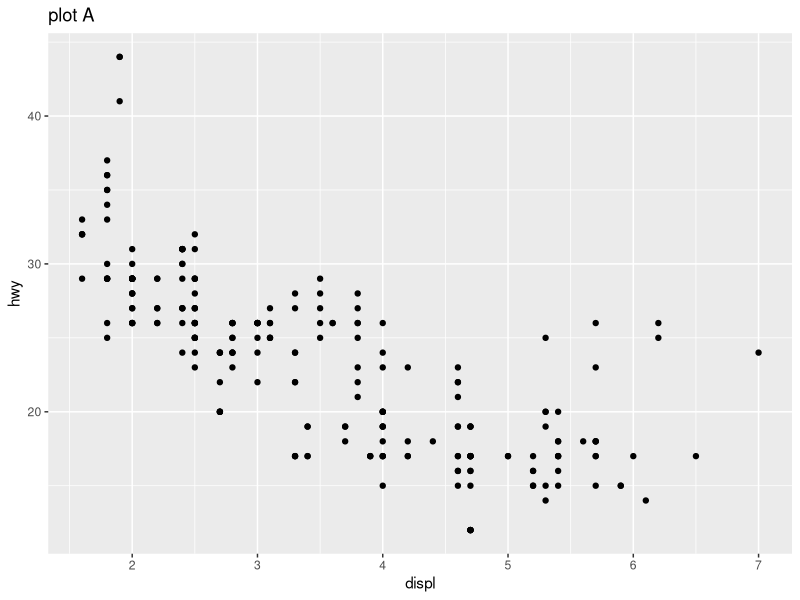
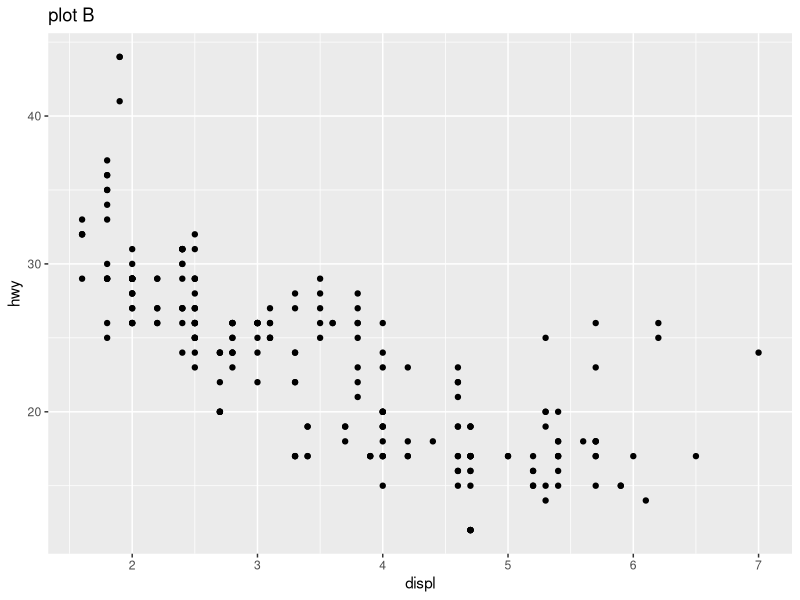
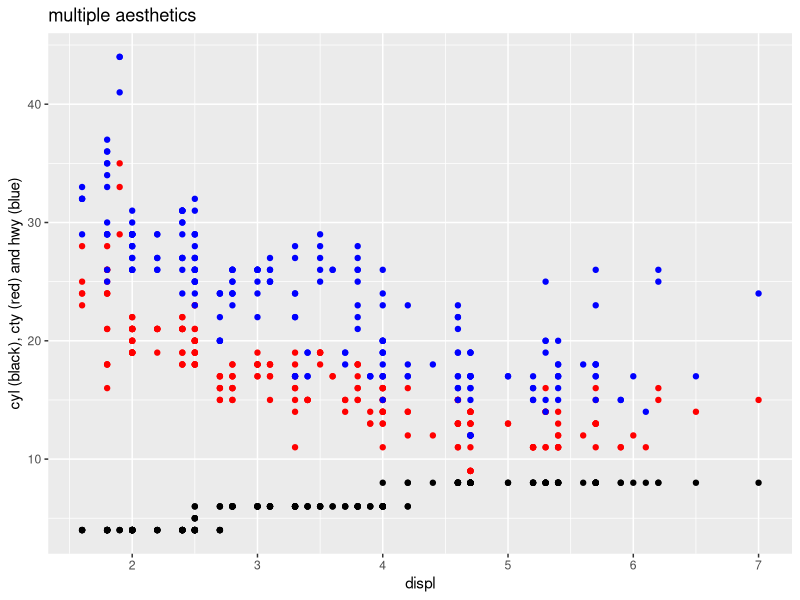
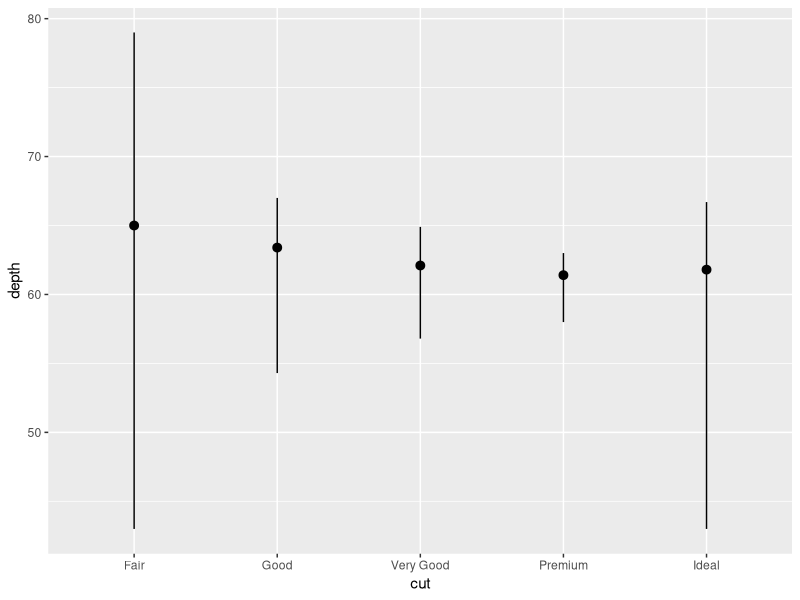
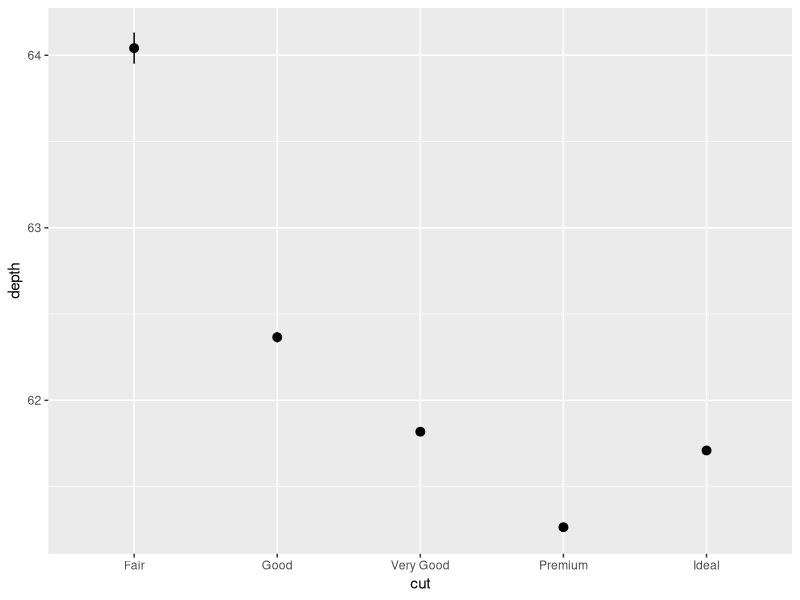
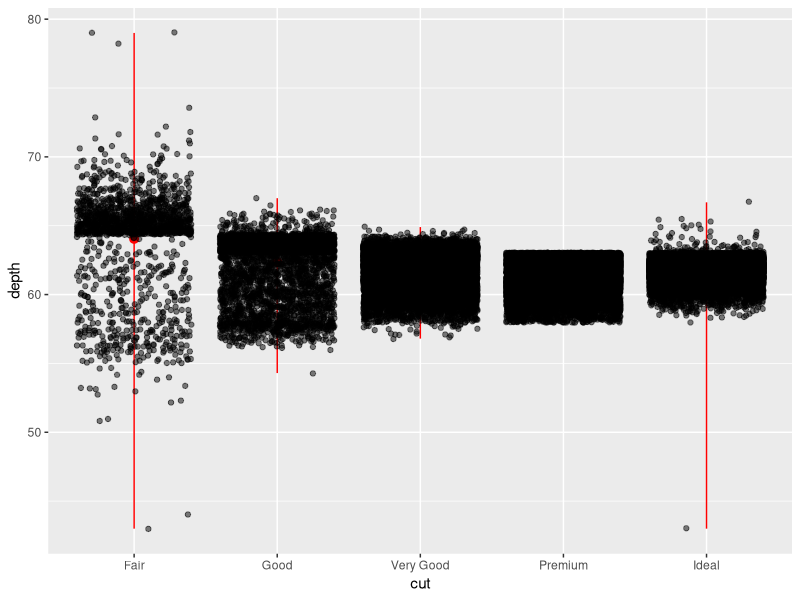

Write the R code that produced these figures, in order. (Note: this script raises an error after producing the figures.)
library(tidyverse)

##############

#these two are completely equivalent
ggplot(data = mpg) + 
  geom_point(mapping = aes(x = displ, y = hwy)) +
  ggtitle("plot A")

ggplot(data = mpg, mapping = aes(x = displ, y = hwy)) + 
  geom_point() +
  ggtitle("plot B")

##############

#an example to illustrate how multiple aes can be used
##seriously tho, don't plot three y variables 
##in the same plot --- it's bloody confusing
ggplot(data = mpg, mapping = aes(x = displ)) + 
  geom_point(mapping = aes(y = cyl)) +
  geom_point(mapping = aes(y = cty), colour = "red") +
  geom_point(mapping = aes(y = hwy), colour = "blue") +
  ggtitle("multiple aesthetics") +
  labs(y = "cyl (black), cty (red) and hwy (blue)")


##############

#useful stuff to recolour plots in R
#https://ggplot2.tidyverse.org/reference/scale_brewer.html

##############

#3.7.1 q1
ggplot(data = diamonds) + 
  stat_summary(
    mapping = aes(x = cut, y = depth),
    fun.ymin = min,
    fun.ymax = max,
    fun.y = median
  )

ggplot(data = diamonds) +
  geom_pointrange(
    mapping = aes(x = cut, y = depth),
    stat = "summary",
    fun.ymin = min,
    fun.ymax = max,
    fun.y = median
  )

#fancier version
ggplot(data = diamonds, 
       mapping = aes(x = cut, y = depth)) + 
  stat_summary(fun.ymin = min, fun.ymax = max, 
               fun.y = mean, colour = "red") +
  geom_point(alpha = 0.5, position = "jitter")

ggplot(data) +
  geom_point(mapping = aes(x = x, y = y,
                           colour = marker_gene_status))

ggplot(mapping = aes(x=x, y=y)) +
  geom_point(data %>% filter(marker == FALSE), 
             colour = "black") +
  geom_point(data %>% filter(marker == TRUE), 
             colour = "red")

data %>% filter(marker == FALSE) %>%
  group_by(geneid) %>%
  summarise(mean) -> x

randomVariablewithalOndName <- filter(data, marker == FALSE)
randomkVariablewithalOndName <- group_by(randomVariablewithalOndName, geneid)
randomVariablewithalOndName <- sumarrise(randomVariablewithalOndName, mean)




##############

#3.7.1 q4
ggplot(data = diamonds, mapping = aes(x = carat, y = depth) ) + 
  geom_point(alpha = 0.1, position = "jitter") +
  stat_smooth()

##############

#3.7.1 q5

ggplot(data = diamonds) + 
  geom_bar(mapping = aes(x = cut, y = ..prop..,
                         fill = color))

ggplot(data = diamonds) + 
  geom_bar(mapping = aes(x = cut, y = ..prop..))
ggplot(data = diamonds) +
  geom_bar(mapping = aes(x = cut, y = ..prop.., group = 1))

ggplot(data = diamonds) +
  geom_bar(mapping = aes(x = cut, y = ..prop.., 
                         fill = color, group = color))

#another example (type ?group):

# Multiple groups with one aesthetic
sample_data <- nlme::Oxboys #%>% 
  #filter(Subject %in% c(10,19,8,25,22))

h <- ggplot(data = sample_data, 
            mapping = aes(age, height, colour = Subject)) + 
  geom_point()
h

# this plots
h + geom_smooth()
h + geom_smooth(aes(group = Subject), formula = y~x,
                method = "lm")

## fits a single line of best fit across all points
h + geom_smooth(aes(group = 1), size = 2, method = "lm")

##############

ggplot(data = mpg) + 
  geom_point(mapping = aes(x = displ, y = hwy))

filter(mpg, cyl == 8)
filter(diamonds, carat > 3)
